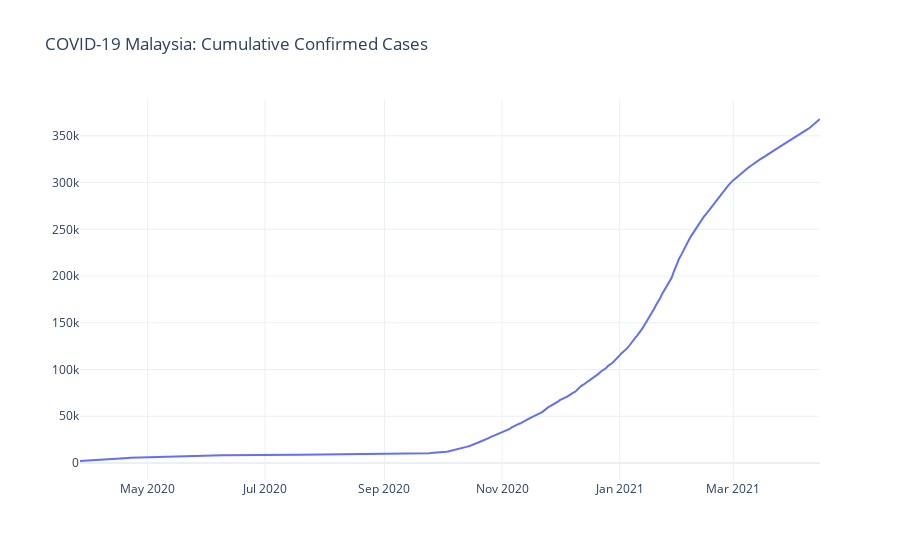

The notebook cell this image was saved under:
### Code cell
fig = px.line(df, x=df.index, y='Cumulative Case', title='COVID-19 Malaysia: Cumulative Confirmed Cases')
fig.update_layout(xaxis_title=None, yaxis_title=None)
fig.show()

### Figure 1 — Plotly figure (JSON) as saved in the notebook; plotly's stock layout.template omitted (floating-point values rounded to 4 significant figures; data arrays with more than 128 entries replaced by an {"elided": "..."} marker saying what was removed)
{"data": [{"hovertemplate": "Date=%{x}<br>Cumulative Case=%{y}<extra></extra>", "legendgroup": "", "line": {"color": "#636efa", "dash": "solid"}, "mode": "lines", "name": "", "orientation": "v", "showlegend": false, "type": "scatter", "x": {"elided": "385 str values"}, "xaxis": "x", "y": {"elided": "385 int values"}, "yaxis": "y"}], "layout": {"autosize": true, "legend": {"tracegroupgap": 0}, "title": {"text": "COVID-19 Malaysia: Cumulative Confirmed Cases"}, "xaxis": {"anchor": "y", "autorange": true, "domain": [0, 1], "range": ["2020-03-27", "2021-04-15"], "title": {}, "type": "date"}, "yaxis": {"anchor": "x", "autorange": true, "domain": [0, 1], "range": [-18160.0, 388300.0], "title": {}, "type": "linear"}}}
